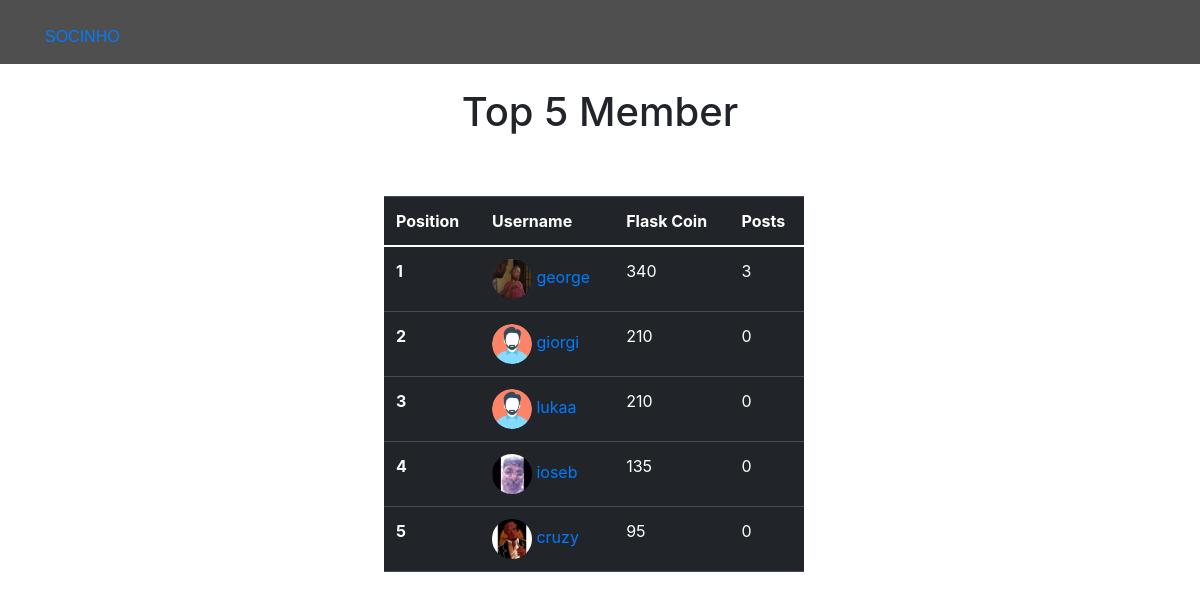
The page /leaderboard on the database as committed earlier.
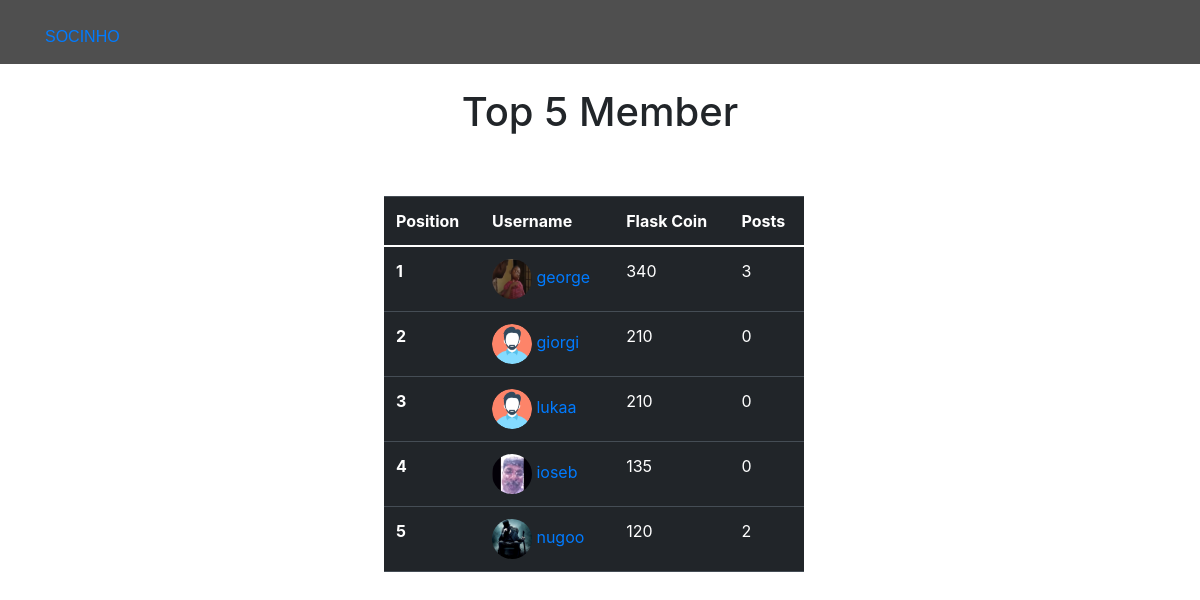
The same page on the database as committed later.
### app/main/models.py (models this page shows, shortened)
class User(db.Model, UserMixin):
    id = db.Column(db.Integer, primary_key=True)
    username = db.Column(db.String(80), unique=True)
    email = db.Column(db.String(50), nullable=False)
    password = db.Column(db.String(50), nullable=False)
    user_image = db.Column(db.String(80), default='static/pfp/default.png')
    flask_coin = db.Column(db.Integer, default=100)
    privacy = db.Column(db.String(50), default='public')

### app/main/views.py (the view)
@main_bp.route('/leaderboard')
def leaderboard():
    users = User.query.order_by(User.flask_coin.desc()).limit(5).all()
    user_data = []
    for user in users:
        post = Post.query.filter(Post.user_id == user.id, Post.post_type != 'anonym').all()
        user_data.append({
            'user': user,
            'posts': len(post)
        })
    return render_template('leaderboard.html', users=user_data)

### app/main/templates/leaderboard.html (shortened to what this page needs)
{% extends "main.html" %}
{% block content %}
<div class='leaderboard'>
  <h1>Top 5 Member</h1>
</div>
<table class="table table-dark" style='width: 35%;margin-left:32%;margin-top:5%;'>
  <thead>
    <tr>
      <th scope="col">Position</th>
      <th scope="col">Username</th>
      <th scope="col">Flask Coin</th>
      <th scope="col">Posts</th>
    </tr>
  </thead>
  <tbody>
    {% for user in users %}
    <tr>
      <th scope="row">{{loop.index}}</th>
      <td>
      <a href="{{ url_for('main.users_profile', user_id=user['user'].id) }}">
        <img src="{{user['user'].user_image}}" alt="pfp" width="40" height="40" style="border-radius: 50%;">
        {{user['user'].username}}
        </td>
      <td>{{user['user'].flask_coin}}</td>
      <td>{{user['posts']}}</td>
    </tr>
    {% endfor %}
  </tbody>
</table>
{% endblock content %}

### app/main/templates/main.html (shortened to what this page needs)
<!DOCTYPE html>
<html lang="en">
<head>
    <link rel="stylesheet" href="https://cdn.jsdelivr.net/npm/bootstrap@5.0.0-alpha1/dist/css/bootstrap.min.css">
    <link rel="stylesheet" href="{{ url_for('static', filename='style.css') }}">
    <link rel="stylesheet" href="https://cdn.jsdelivr.net/npm/bootstrap@4.3.1/dist/css/bootstrap.min.css">
</head>
<body>
    <header class="main-header">
        <div class="container">
            <li class="socinho" ><a href="{{ url_for('main.index') }}">SOCINHO</a> </li>
        </div>
    </header>
    {% block content %}
    {% endblock %}
</body>
</html>

### app/main/static/style.css (style rules this page uses)
body { background-color: #000; }
body { background-color: rgb(156, 205, 226); }
li { list-style-type: none; }
.main-header { top: 0; padding: 15px; width: 100%; background-color: rgba(35, 35, 35, 0.8); z-index: 11; }
.main-header .container { font-family: "Source Sans Pro Bold", sans-serif; display: flex; align-items: center; justify-content: space-between; text-transform: uppercase; }
body { background-color:#545454; font-family: "Poppins", sans-serif; font-weight: 300; }
.leaderboard { text-align: center; margin-top: 2%; }
.socinho { margin-top: 10px; }

Rows that differ between the two databases and show on the page:
no longer on this page (row unchanged): User: user.user_image (picture), user.username "cruzy", user.flask_coin "95"
now on this page (row edited): User: user.user_image (picture), user.username "nugoo", user.flask_coin "120"
Other text that changed with them:
new list line: "5 2"
list line gone: "5 0"
